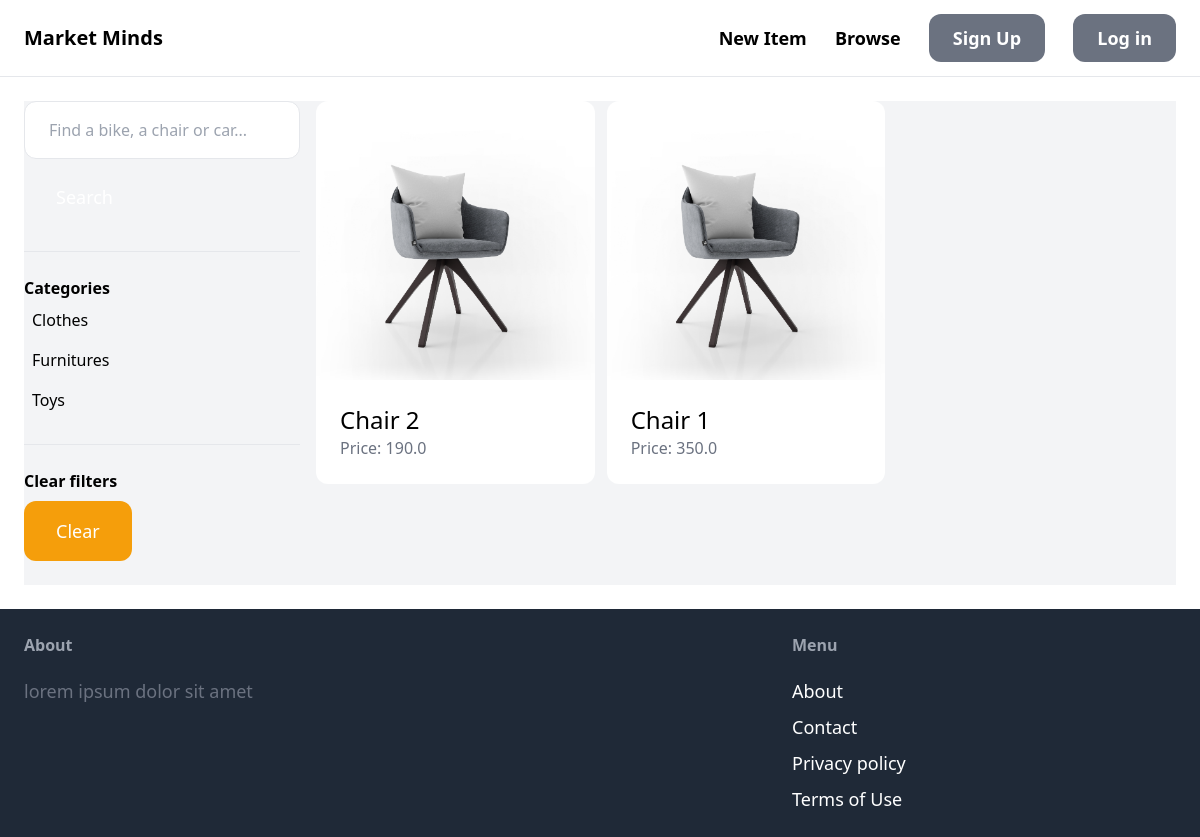
The app's page /items/ with its own data.
### item/models.py (models this page shows, shortened)
class Category(models.Model):
    name = models.CharField(max_length=255)
    class Meta:
        ordering = ('name',)
        verbose_name_plural = 'Categories'

class Item(models.Model):
    category = models.ForeignKey(Category, related_name='items', on_delete=models.CASCADE)
    name = models.CharField(max_length=255)
    description = models.TextField(blank=True, null=True)
    price = models.FloatField()
    image = models.ImageField(upload_to='item_images', blank=True, null=True)
    is_sold = models.BooleanField(default=False)
    created_by = models.ForeignKey(User, related_name='items', on_delete=models.CASCADE)
    created_at = models.DateTimeField(auto_now_add=True)

### item/views.py (the view)
# urls.py: path('', views.items, name='items'),
def items(request):
    query = request.GET.get('query', '')
    category_id = request.GET.get('category', 0)
    categories = Category.objects.all()
    items = Item.objects.filter(is_sold=False)
    if category_id:
        items = items.filter(category_id=category_id)
    if query:
        items = items.filter(Q(name__icontains=query) | Q(description__icontains=query))
    return render(request, 'item/items.html', {
        'items': items,
        'query': query,
        'categories': categories,
        'category_id': int(category_id)
    })

### item/templates/item/items.html (shortened to what this page needs)
{% extends 'core/base.html' %}
{% block content %}
    <div class="pb-6 grid grid-cols-4 gap-4 bg-gray-100">
        <div class="col-span-1">
            <form method="get" action="{% url 'item:items' %}">
                <input name="query" class="w-full py-4 px-6 border rounded-xl" type="text" value="{{ query }}" placeholder="Find a bike, a chair or car...">
                <button class="mt-2 py-4 px-8 text-lg bg-teal-500 text-white rounded-xl">Search</button>
            </form>
            <hr class="my-6">
            <p class="font-semibold">Categories</p>
            <ul>
                {% for category in categories %}
                    <li class="py-2 px-2 rounded-xl{% if category.id == category_id %} bg-gray-200{% endif %}">
                        <a href="{% url 'item:items' %}?query={{ query }}&category={{ category.id }}">{{ category.name }}</a>
                    </li>
                {% endfor %}
            </ul>
            <hr class="my-6">
            <p class="font-semibold">Clear filters</p>
            <ul>
                <li><a href="{% url 'item:items' %}" class="mt-2 py-4 px-8 inline-block bg-yellow-500 text-lg rounded-xl text-white">Clear</a>
        </div>
        <div class="col-span-3">
            <div class="grid grid-cols-3 gap-3">
                {% for item in items %}
                    <div>
                        <a href="{% url 'item:detail' item.id %}">
                            <div>
                                <img src="{{ item.image.url }}" class="rounded-t-xl">
                            </div>
                            <div class="p-6 bg-white rounded-b-xl">
                                <h2 class="text-2xl">{{ item.name }}</h2>
                                <p class="text-gray-500">Price: {{ item.price }}</p>
                            </div>
                        </a>
                    </div>
                {% endfor %}
            </div>
        </div>
    </div>
{% endblock %}

### records on screen
Category: name "Clothes"
Category: name "Furnitures"
Category: name "Toys"
Item: image (picture), name "Chair 2", price "190.0"
Item: image (picture), name "Chair 1", price "350.0"
